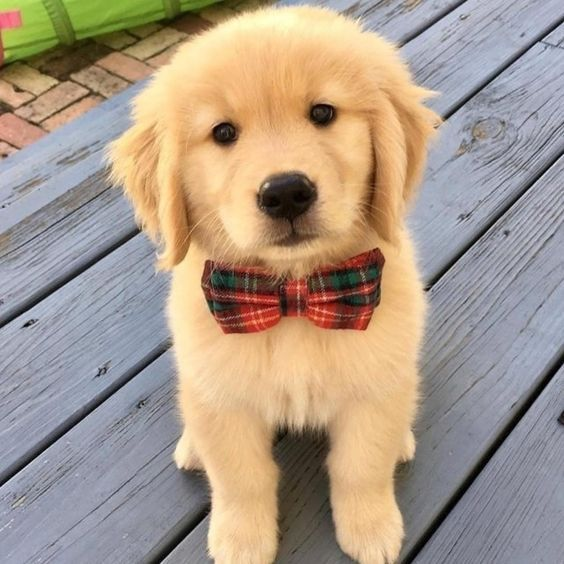
#> input picture dog.jpg, 564 x 564 px, found by its file name
$ jupyter execute pencil_sketch_converter.ipynb
#> lines starting #> are read from the running program, lines starting #| are printed output that depends on the picture
[cell 1]
import cv2

from google.colab.patches import cv2_imshow

[cell 2]
pic = cv2.imread("/content/dog.jpg")
#> pic is the input picture: shape (564, 564, 3); mean B, G, R 137.6, 153.9, 170.3
cv2_imshow(pic)

[cell 3]
gray_scale_pic = cv2.cvtColor(pic, cv2.COLOR_BGR2GRAY) #####-----------> gray image
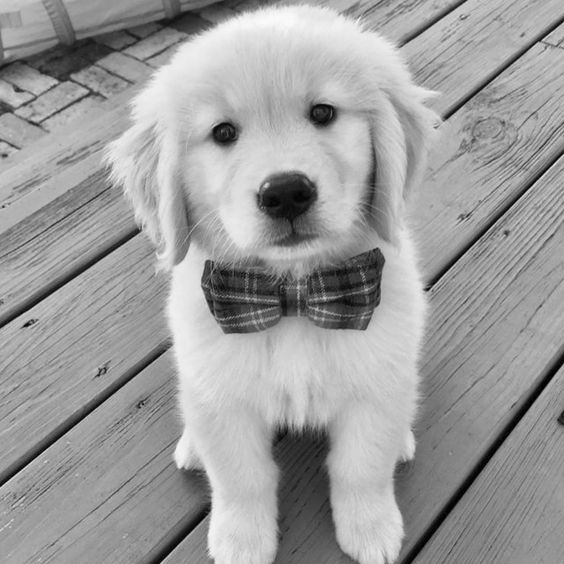
#> gray_scale_pic: shape (564, 564); min 0, max 250, mean 157
cv2_imshow(gray_scale_pic)

[cell 4]
inverted_pic = cv2.bitwise_not(gray_scale_pic)
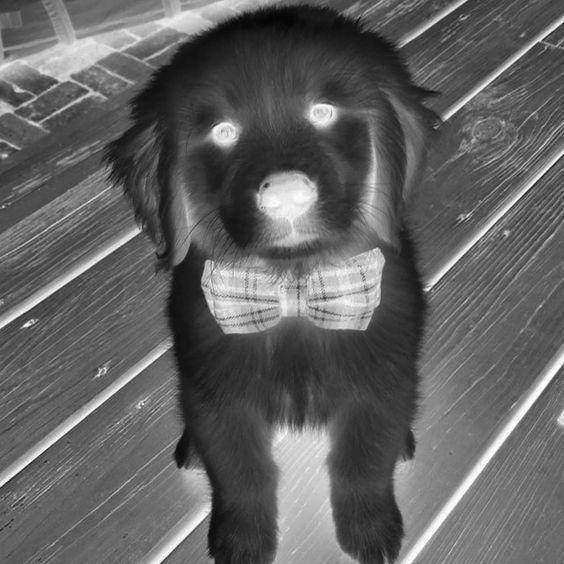
#> inverted_pic: shape (564, 564); min 5, max 255, mean 98
cv2_imshow(inverted_pic)

[cell 5]
pic_smoothing = cv2.GaussianBlur(inverted_pic, (15, 21), 0)  #### here we have use Gaussian blur
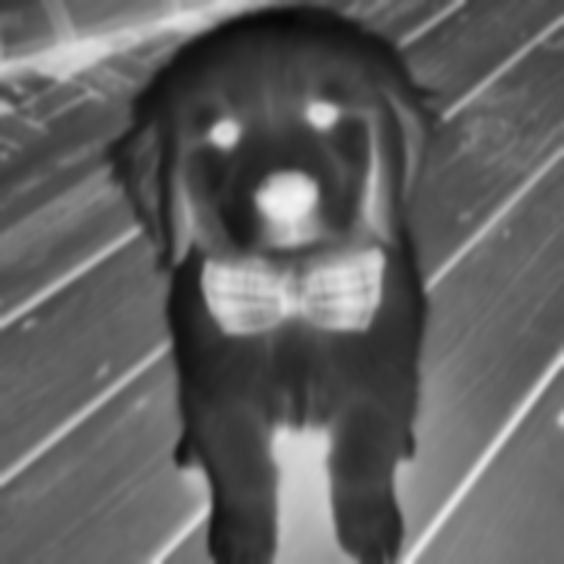
#> pic_smoothing: shape (564, 564); min 7, max 244, mean 98
cv2_imshow(pic_smoothing)

sketch fucntion to convert

[cell 6]
def pencil_sketch(x,y):
   return cv2.divide(x, 255 - y, scale=256)
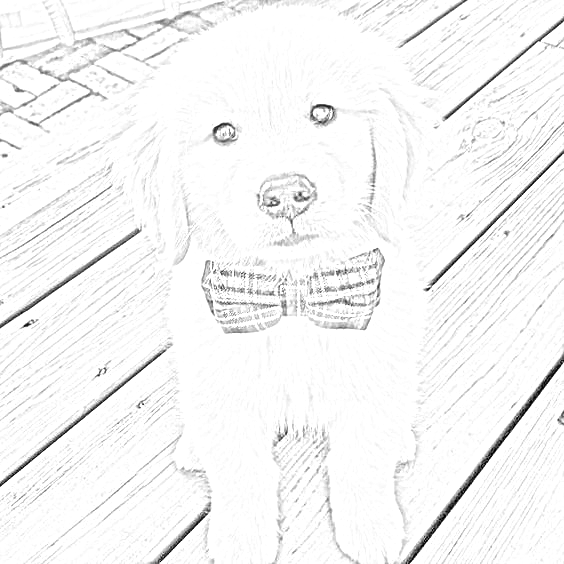
#> returned value: shape (564, 564); min 0, max 255, mean 245.7
